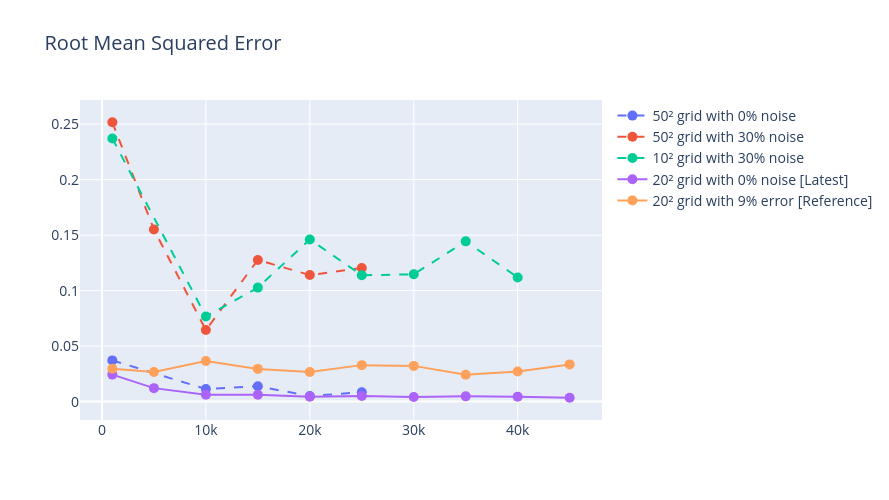

Source (notebook cell):
### Code cell
# Configuración del subplot
fig = make_subplots(
    rows=1, 
    cols=1, 
     # Actualizado para que coincida con tus datos
)

# Agregar la primera fila (row=1)
fig.add_trace(
    go.Scatter(
        x=df_50_pure['Nstates'], 
        y=df_50_pure['RMSE'], 
        mode='lines+markers', 
        name='50² grid with 0% noise',
        line=dict(dash='dash')
    ),
    row=1, col=1
)

# Agregar la segunda fila (row=2)
fig.add_trace(
    go.Scatter(
        x=df_50_error['Nstates'], 
        y=df_50_error['RMSE'], 
        mode='lines+markers', 
        name='50² grid with 30% noise',
        line=dict(dash='dash')
    ),
    row=1, col=1
)

# Agregar la tercera fila (row=3)
fig.add_trace(
    go.Scatter(
        x=df_10_error['Nstates'], 
        y=df_10_error['RMSE'], 
        mode='lines+markers', 
        name='10² grid with 30% noise',
        line=dict(dash='dash')
    ),
    row=1, col=1
)
fig.add_trace(go.Scatter(
    x = results_df.loc[results_df['Noise'] == 0.0, 'N_states'],
    y = results_df.loc[results_df['Noise'] == 0.0, 'RMSE'],
    name="20² grid with 0% noise [Latest]",
    mode='lines+markers'
))

fig.add_trace(go.Scatter(
    x = results_df.loc[results_df['Noise'] == 9.0, 'N_states'],
    y = results_df.loc[results_df['Noise'] == 9.0, 'RMSE'],
    name="20² grid with 9% error [Reference]",
    mode='lines+markers'
))

fig.update_traces(marker_size=10)

fig.update_layout(
    title = 'Correlation between the analytical model and simulation with noise probabilities reviewed by literature<br>Mean Square Error',
    height = 500,
    width = 889,
    title_text="Root Mean Squared Error",
    font=dict(size=14)
)

fig.show()

### Figure 1 — Plotly figure (JSON) as saved in the notebook; plotly's stock layout.template omitted (floating-point values rounded to 4 significant figures)
{"data": [{"line": {"dash": "dash"}, "marker": {"size": 10}, "mode": "lines+markers", "name": "50² grid with 0% noise", "type": "scatter", "x": [1000.0, 10000.0, 15000.0, 20000.0, 25000.0], "xaxis": "x", "y": [0.03714, 0.01134, 0.01378, 0.005088, 0.008414], "yaxis": "y"}, {"line": {"dash": "dash"}, "marker": {"size": 10}, "mode": "lines+markers", "name": "50² grid with 30% noise", "type": "scatter", "x": [1000.0, 5000.0, 10000.0, 15000.0, 20000.0, 25000.0], "xaxis": "x", "y": [0.2517, 0.1551, 0.0645, 0.1276, 0.114, 0.1204], "yaxis": "y"}, {"line": {"dash": "dash"}, "marker": {"size": 10}, "mode": "lines+markers", "name": "10² grid with 30% noise", "type": "scatter", "x": [1000.0, 10000.0, 15000.0, 20000.0, 25000.0, 30000.0, 35000.0, 40000.0], "xaxis": "x", "y": [0.2371, 0.07665, 0.1027, 0.1461, 0.1139, 0.1147, 0.1444, 0.1119], "yaxis": "y"}, {"marker": {"size": 10}, "mode": "lines+markers", "name": "20² grid with 0% noise [Latest]", "type": "scatter", "x": [1000.0, 5000.0, 10000.0, 15000.0, 20000.0, 25000.0, 30000.0, 35000.0, 40000.0, 45000.0], "y": [0.02433, 0.01215, 0.006111, 0.006116, 0.004385, 0.004994, 0.004212, 0.004749, 0.004461, 0.003482]}, {"marker": {"size": 10}, "mode": "lines+markers", "name": "20² grid with 9% error [Reference]", "type": "scatter", "x": [1000.0, 5000.0, 10000.0, 15000.0, 20000.0, 25000.0, 30000.0, 35000.0, 40000.0, 45000.0], "y": [0.02959, 0.02674, 0.0366, 0.02949, 0.02661, 0.03287, 0.03219, 0.0242, 0.0271, 0.03352]}], "layout": {"font": {"size": 14}, "height": 500, "title": {"text": "Root Mean Squared Error"}, "width": 889, "xaxis": {"anchor": "y", "domain": [0, 1]}, "yaxis": {"anchor": "x", "domain": [0, 1]}}}
